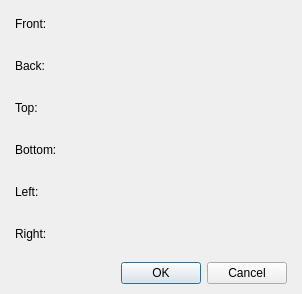
<?xml version="1.0" encoding="UTF-8"?>
<ui version="4.0">
 <class>DialogSystemSkyBox</class>
 <widget class="QDialog" name="DialogSystemSkyBox">
  <property name="geometry">
   <rect>
    <x>0</x>
    <y>0</y>
    <width>302</width>
    <height>256</height>
   </rect>
  </property>
  <property name="windowTitle">
   <string>Dialog</string>
  </property>
  <layout class="QGridLayout" name="gridLayout_2">
   <property name="leftMargin">
    <number>15</number>
   </property>
   <property name="topMargin">
    <number>10</number>
   </property>
   <property name="rightMargin">
    <number>15</number>
   </property>
   <property name="bottomMargin">
    <number>10</number>
   </property>
   <item row="0" column="0">
    <layout class="QVBoxLayout" name="verticalLayout" stretch="1,0">
     <property name="spacing">
      <number>15</number>
     </property>
     <item>
      <layout class="QGridLayout" name="gridLayout">
       <item row="0" column="0">
        <widget class="QLabel" name="labelFront">
         <property name="text">
          <string>Front:</string>
         </property>
        </widget>
       </item>
       <item row="0" column="1">
        <widget class="WidgetPicture" name="widgetPictureFront" native="true">
         <property name="minimumSize">
          <size>
           <width>200</width>
           <height>27</height>
          </size>
         </property>
         <property name="maximumSize">
          <size>
           <width>200</width>
           <height>27</height>
          </size>
         </property>
        </widget>
       </item>
       <item row="0" column="2" rowspan="6">
        <spacer name="horizontalSpacer">
         <property name="orientation">
          <enum>Qt::Horizontal</enum>
         </property>
         <property name="sizeHint" stdset="0">
          <size>
           <width>118</width>
           <height>188</height>
          </size>
         </property>
        </spacer>
       </item>
       <item row="1" column="0">
        <widget class="QLabel" name="labelBack">
         <property name="text">
          <string>Back:</string>
         </property>
        </widget>
       </item>
       <item row="1" column="1">
        <widget class="WidgetPicture" name="widgetPictureBack" native="true">
         <property name="minimumSize">
          <size>
           <width>200</width>
           <height>27</height>
          </size>
         </property>
         <property name="maximumSize">
          <size>
           <width>200</width>
           <height>27</height>
          </size>
         </property>
        </widget>
       </item>
       <item row="2" column="0">
        <widget class="QLabel" name="labelTop">
         <property name="text">
          <string>Top:</string>
         </property>
        </widget>
       </item>
       <item row="2" column="1">
        <widget class="WidgetPicture" name="widgetPictureTop" native="true">
         <property name="minimumSize">
          <size>
           <width>200</width>
           <height>27</height>
          </size>
         </property>
         <property name="maximumSize">
          <size>
           <width>200</width>
           <height>27</height>
          </size>
         </property>
        </widget>
       </item>
       <item row="3" column="0">
        <widget class="QLabel" name="labelBottom">
         <property name="text">
          <string>Bottom:</string>
         </property>
        </widget>
       </item>
       <item row="3" column="1">
        <widget class="WidgetPicture" name="widgetPictureBottom" native="true">
         <property name="minimumSize">
          <size>
           <width>200</width>
           <height>27</height>
          </size>
         </property>
         <property name="maximumSize">
          <size>
           <width>200</width>
           <height>27</height>
          </size>
         </property>
        </widget>
       </item>
       <item row="4" column="0">
        <widget class="QLabel" name="labelLeft">
         <property name="text">
          <string>Left:</string>
         </property>
        </widget>
       </item>
       <item row="4" column="1">
        <widget class="WidgetPicture" name="widgetPictureLeft" native="true">
         <property name="minimumSize">
          <size>
           <width>200</width>
           <height>27</height>
          </size>
         </property>
         <property name="maximumSize">
          <size>
           <width>200</width>
           <height>27</height>
          </size>
         </property>
        </widget>
       </item>
       <item row="5" column="0">
        <widget class="QLabel" name="labelRight">
         <property name="text">
          <string>Right:</string>
         </property>
        </widget>
       </item>
       <item row="5" column="1">
        <widget class="WidgetPicture" name="widgetPictureRight" native="true">
         <property name="minimumSize">
          <size>
           <width>200</width>
           <height>27</height>
          </size>
         </property>
         <property name="maximumSize">
          <size>
           <width>200</width>
           <height>27</height>
          </size>
         </property>
        </widget>
       </item>
      </layout>
     </item>
     <item>
      <widget class="QDialogButtonBox" name="buttonBox">
       <property name="orientation">
        <enum>Qt::Horizontal</enum>
       </property>
       <property name="standardButtons">
        <set>QDialogButtonBox::Cancel|QDialogButtonBox::Ok</set>
       </property>
      </widget>
     </item>
    </layout>
   </item>
  </layout>
 </widget>
 <customwidgets>
  <customwidget>
   <class>WidgetPicture</class>
   <extends>QWidget</extends>
   <header>widgetpicture.h</header>
   <container>1</container>
  </customwidget>
 </customwidgets>
 <resources/>
 <connections>
  <connection>
   <sender>buttonBox</sender>
   <signal>accepted()</signal>
   <receiver>DialogSystemSkyBox</receiver>
   <slot>accept()</slot>
   <hints>
    <hint type="sourcelabel">
     <x>248</x>
     <y>254</y>
    </hint>
    <hint type="destinationlabel">
     <x>157</x>
     <y>274</y>
    </hint>
   </hints>
  </connection>
  <connection>
   <sender>buttonBox</sender>
   <signal>rejected()</signal>
   <receiver>DialogSystemSkyBox</receiver>
   <slot>reject()</slot>
   <hints>
    <hint type="sourcelabel">
     <x>316</x>
     <y>260</y>
    </hint>
    <hint type="destinationlabel">
     <x>286</x>
     <y>274</y>
    </hint>
   </hints>
  </connection>
 </connections>
</ui>
